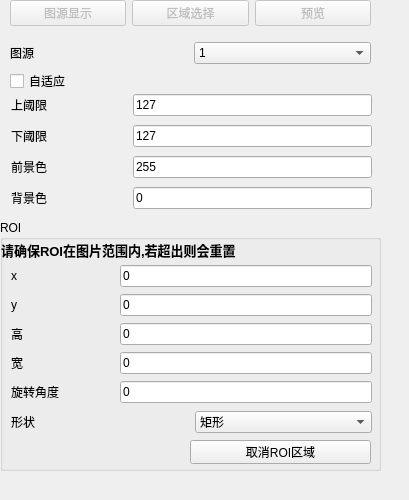
       <widget class="QWidget" name="binary_image">
        <widget class="QStackedWidget" name="binary_image_setting">
         <property name="geometry">
          <rect>
           <x>0</x>
           <y>30</y>
           <width>400</width>
           <height>461</height>
          </rect>
         </property>
         <property name="currentIndex">
          <number>0</number>
         </property>
         <widget class="QWidget" name="binary_image_General_setting">
          <widget class="QCheckBox" name="binary_image_adaptive">
           <property name="geometry">
            <rect>
             <x>10</x>
             <y>40</y>
             <width>181</width>
             <height>22</height>
            </rect>
           </property>
           <property name="text">
            <string>自适应</string>
           </property>
          </widget>
          <widget class="QGroupBox" name="binary_image_ROI_setting">
           <property name="geometry">
            <rect>
             <x>0</x>
             <y>190</y>
             <width>381</width>
             <height>251</height>
            </rect>
           </property>
           <property name="title">
            <string>ROI</string>
           </property>
           <widget class="QPushButton" name="binary_image_ROI_cancel">
            <property name="geometry">
             <rect>
              <x>190</x>
              <y>220</y>
              <width>181</width>
              <height>24</height>
             </rect>
            </property>
            <property name="text">
             <string>取消ROI区域</string>
            </property>
           </widget>
           <widget class="QLabel" name="label_35">
            <property name="geometry">
             <rect>
              <x>1</x>
              <y>21</y>
              <width>371</width>
              <height>17</height>
             </rect>
            </property>
            <property name="font">
             <font>
              <pointsize>10</pointsize>
              <bold>true</bold>
             </font>
            </property>
            <property name="text">
             <string>请确保ROI在图片范围内,若超出则会重置</string>
            </property>
           </widget>
           <widget class="QWidget" name="layoutWidget">
            <property name="geometry">
             <rect>
              <x>11</x>
              <y>44</y>
              <width>361</width>
              <height>141</height>
             </rect>
            </property>
            <layout class="QGridLayout" name="gridLayout_55">
             <item row="0" column="0">
              <widget class="QLabel" name="label_2">
               <property name="text">
                <string>x                             </string>
               </property>
              </widget>
             </item>
             <item row="0" column="1">
              <widget class="QLineEdit" name="binary_image_x">
               <property name="text">
                <string>0</string>
               </property>
              </widget>
             </item>
             <item row="1" column="0">
              <widget class="QLabel" name="label_3">
               <property name="text">
                <string>y</string>
               </property>
              </widget>
             </item>
             <item row="1" column="1">
              <widget class="QLineEdit" name="binary_image_y">
               <property name="text">
                <string>0</string>
               </property>
              </widget>
             </item>
             <item row="2" column="0">
              <widget class="QLabel" name="binary_image_h_l">
               <property name="text">
                <string>高</string>
               </property>
              </widget>
             </item>
             <item row="2" column="1">
              <widget class="QLineEdit" name="binary_image_height">
               <property name="text">
                <string>0</string>
               </property>
              </widget>
             </item>
             <item row="3" column="0">
              <widget class="QLabel" name="binary_image_w_l">
               <property name="text">
                <string>宽</string>
               </property>
              </widget>
             </item>
             <item row="3" column="1">
              <widget class="QLineEdit" name="binary_image_width">
               <property name="text">
                <string>0</string>
               </property>
              </widget>
             </item>
             <item row="4" column="0">
              <widget class="QLabel" name="binary_image_a_l">
               <property name="text">
                <string>旋转角度</string>
               </property>
              </widget>
             </item>
             <item row="4" column="1">
              <widget class="QLineEdit" name="binary_image_a">
               <property name="text">
                <string>0</string>
               </property>
              </widget>
             </item>
            </layout>
           </widget>
           <widget class="QWidget" name="layoutWidget">
            <property name="geometry">
             <rect>
              <x>11</x>
              <y>189</y>
              <width>361</width>
              <height>26</height>
             </rect>
            </property>
            <layout class="QGridLayout" name="gridLayout_56">
             <item row="0" column="0">
              <widget class="QLabel" name="label_75">
               <property name="text">
                <string>形状</string>
               </property>
              </widget>
             </item>
             <item row="0" column="1">
              <widget class="QComboBox" name="binary_image_type">
               <property name="styleSheet">
                <string notr="true">selection-color: rgb(0, 0, 0);</string>
               </property>
               <item>
                <property name="text">
                 <string>矩形</string>
                </property>
               </item>
               <item>
                <property name="text">
                 <string>圆形</string>
                </property>
               </item>
              </widget>
             </item>
            </layout>
           </widget>
          </widget>
          <widget class="QWidget" name="layoutWidget">
           <property name="geometry">
            <rect>
             <x>10</x>
             <y>10</y>
             <width>361</width>
             <height>26</height>
            </rect>
           </property>
           <layout class="QHBoxLayout" name="horizontalLayout_15">
            <item>
             <widget class="QLabel" name="label_15">
              <property name="text">
               <string>图源</string>
              </property>
             </widget>
            </item>
            <item>
             <widget class="QComboBox" name="binary_image_raw_image">
              <property name="styleSheet">
               <string notr="true">selection-color: rgb(0, 0, 0);</string>
              </property>
              <item>
               <property name="text">
                <string>1</string>
               </property>
              </item>
             </widget>
            </item>
           </layout>
          </widget>
          <widget class="QWidget" name="layoutWidget">
           <property name="geometry">
            <rect>
             <x>11</x>
             <y>61</y>
             <width>361</width>
             <height>121</height>
            </rect>
           </property>
           <layout class="QGridLayout" name="gridLayout_54">
            <item row="0" column="0">
             <widget class="QLabel" name="label_6">
              <property name="text">
               <string>上阈限                        </string>
              </property>
             </widget>
            </item>
            <item row="0" column="1">
             <widget class="QLineEdit" name="binary_image_upper_threshold">
              <property name="text">
               <string>127</string>
              </property>
              <property name="maxLength">
               <number>3</number>
              </property>
             </widget>
            </item>
            <item row="1" column="0">
             <widget class="QLabel" name="label_7">
              <property name="text">
               <string>下阈限</string>
              </property>
             </widget>
            </item>
            <item row="1" column="1">
             <widget class="QLineEdit" name="binary_image_lower_threshold">
              <property name="text">
               <string>127</string>
              </property>
              <property name="maxLength">
               <number>3</number>
              </property>
             </widget>
            </item>
            <item row="2" column="0">
             <widget class="QLabel" name="label_8">
              <property name="text">
               <string>前景色</string>
              </property>
             </widget>
            </item>
            <item row="2" column="1">
             <widget class="QLineEdit" name="binary_image_forecolor">
              <property name="text">
               <string>255</string>
              </property>
              <property name="maxLength">
               <number>3</number>
              </property>
             </widget>
            </item>
            <item row="3" column="0">
             <widget class="QLabel" name="label_9">
              <property name="text">
               <string>背景色</string>
              </property>
             </widget>
            </item>
            <item row="3" column="1">
             <widget class="QLineEdit" name="binary_image_backcolor">
              <property name="text">
               <string>0</string>
              </property>
              <property name="maxLength">
               <number>3</number>
              </property>
             </widget>
            </item>
           </layout>
          </widget>
         </widget>
        </widget>
        <widget class="QWidget" name="layoutWidget">
         <property name="geometry">
          <rect>
           <x>10</x>
           <y>0</y>
           <width>361</width>
           <height>26</height>
          </rect>
         </property>
         <layout class="QHBoxLayout" name="horizontalLayout_3">
          <item>
           <widget class="QPushButton" name="binary_image_General">
            <property name="enabled">
             <bool>false</bool>
            </property>
            <property name="text">
             <string>图源显示</string>
            </property>
           </widget>
          </item>
          <item>
           <widget class="QPushButton" name="binary_image_ROI">
            <property name="enabled">
             <bool>false</bool>
            </property>
            <property name="text">
             <string>区域选择</string>
            </property>
           </widget>
          </item>
          <item>
           <widget class="QPushButton" name="binary_image_preview">
            <property name="enabled">
             <bool>false</bool>
            </property>
            <property name="text">
             <string>预览</string>
            </property>
           </widget>
          </item>
         </layout>
        </widget>
       </widget>
